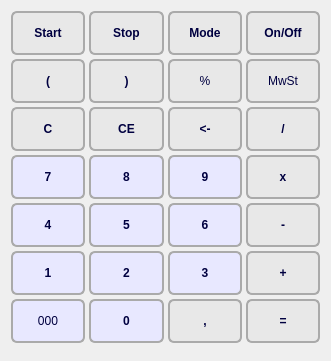
   <widget class="QWidget" name="gridLayoutWidget_2">
    <property name="geometry">
     <rect>
      <x>16</x>
      <y>120</y>
      <width>331</width>
      <height>361</height>
     </rect>
    </property>
    <layout class="QGridLayout" name="gridLayout_2" rowstretch="1,1,1,1,1,1,1" columnstretch="1,1,1,1">
     <property name="sizeConstraint">
      <enum>QLayout::SetDefaultConstraint</enum>
     </property>
     <property name="spacing">
      <number>4</number>
     </property>
     <item row="4" column="3">
      <widget class="QPushButton" name="key_Minus">
       <property name="styleSheet">
        <string notr="true">QPushButton {
	font: 16pt &quot;MS Shell Dlg 2&quot;;
	font-weight: bold;
    color: #000040;
    border: 2px solid #aaaaaa;
    border-radius: 6px;
    background-color: #e8e8e8;
    width: 60px;
	height: 40px;
}
QPushButton:hover {
    border: 3px solid #888888;
}</string>
       </property>
       <property name="text">
        <string>-</string>
       </property>
      </widget>
     </item>
     <item row="6" column="3">
      <widget class="QPushButton" name="key_EQ">
       <property name="styleSheet">
        <string notr="true">QPushButton {
	font: 16pt &quot;MS Shell Dlg 2&quot;;
	font-weight: bold;
    color: #000040;
    border: 2px solid #aaaaaa;
    border-radius: 6px;
    background-color: #e8e8e8;
    width: 60px;
	height: 40px;
}
QPushButton:hover {
    border: 3px solid #888888;
}</string>
       </property>
       <property name="text">
        <string>=</string>
       </property>
      </widget>
     </item>
     <item row="4" column="2">
      <widget class="QPushButton" name="key_6">
       <property name="styleSheet">
        <string notr="true">QPushButton {
	font: 16pt &quot;MS Shell Dlg 2&quot;;
	font-weight: bold;
    color: #000040;
    border: 2px solid #aaaaaa;
    border-radius: 6px;
    background-color: #e8e8ff;
    width: 60px;;
	height: 40px;
}
QPushButton:hover {
    border: 3px solid #888888;
}</string>
       </property>
       <property name="text">
        <string>6</string>
       </property>
      </widget>
     </item>
     <item row="1" column="2">
      <widget class="QPushButton" name="key_Percent">
       <property name="styleSheet">
        <string notr="true">QPushButton {
	font: 16pt &quot;MS Shell Dlg 2&quot;;
    color: #000040;
    border: 2px solid #aaaaaa;
    border-radius: 6px;
    background-color: #e8e8e8;
    width: 60px;
	height: 40px;
}
QPushButton:hover {
    border: 3px solid #888888;
}</string>
       </property>
       <property name="text">
        <string>%</string>
       </property>
      </widget>
     </item>
     <item row="1" column="1">
      <widget class="QPushButton" name="key_ParClose">
       <property name="styleSheet">
        <string notr="true">QPushButton {
	font: 16pt &quot;MS Shell Dlg 2&quot;;
	font-weight: bold;
    color: #000040;
    border: 2px solid #aaaaaa;
    border-radius: 6px;
    background-color: #e8e8e8;
    width: 60px;
	height: 40px;
}
QPushButton:hover {
    border: 3px solid #888888;
}</string>
       </property>
       <property name="text">
        <string>)</string>
       </property>
      </widget>
     </item>
     <item row="1" column="0">
      <widget class="QPushButton" name="key_ParOpen">
       <property name="styleSheet">
        <string notr="true">QPushButton {
	font: 16pt &quot;MS Shell Dlg 2&quot;;
	font-weight: bold;
    color: #000040;
    border: 2px solid #aaaaaa;
    border-radius: 6px;
    background-color: #e8e8e8;
    width: 60px;
	height: 40px;
}
QPushButton:hover {
    border: 3px solid #888888;
}</string>
       </property>
       <property name="text">
        <string>(</string>
       </property>
      </widget>
     </item>
     <item row="5" column="0">
      <widget class="QPushButton" name="key_1">
       <property name="styleSheet">
        <string notr="true">QPushButton {
	font: 16pt &quot;MS Shell Dlg 2&quot;;
	font-weight: bold;
    color: #000040;
    border: 2px solid #aaaaaa;
    border-radius: 6px;
    background-color: #e8e8ff;
    width: 60px;
	height: 40px;
}
QPushButton:hover {
    border: 3px solid #888888;
}</string>
       </property>
       <property name="text">
        <string>1</string>
       </property>
      </widget>
     </item>
     <item row="5" column="1">
      <widget class="QPushButton" name="key_2">
       <property name="styleSheet">
        <string notr="true">QPushButton {
	font: 16pt &quot;MS Shell Dlg 2&quot;;
	font-weight: bold;
    color: #000040;
    border: 2px solid #aaaaaa;
    border-radius: 6px;
    background-color: #e8e8ff;
    width: 60px;
	height: 40px;
}
QPushButton:hover {
    border: 3px solid #888888;
}</string>
       </property>
       <property name="text">
        <string>2</string>
       </property>
       <property name="autoDefault">
        <bool>false</bool>
       </property>
       <property name="default">
        <bool>false</bool>
       </property>
       <property name="flat">
        <bool>false</bool>
       </property>
      </widget>
     </item>
     <item row="5" column="2">
      <widget class="QPushButton" name="key_3">
       <property name="styleSheet">
        <string notr="true">QPushButton {
	font: 16pt &quot;MS Shell Dlg 2&quot;;
	font-weight: bold;
    color: #000040;
    border: 2px solid #aaaaaa;
    border-radius: 6px;
    background-color: #e8e8ff;
    width: 60px;
	height: 40px;
}
QPushButton:hover {
    border: 3px solid #888888;
}</string>
       </property>
       <property name="text">
        <string>3</string>
       </property>
      </widget>
     </item>
     <item row="5" column="3">
      <widget class="QPushButton" name="key_Plus">
       <property name="styleSheet">
        <string notr="true">QPushButton {
	font: 16pt &quot;MS Shell Dlg 2&quot;;
	font-weight: bold;
    color: #000040;
    border: 2px solid #aaaaaa;
    border-radius: 6px;
    background-color: #e8e8e8;
    width: 60px;
	height: 40px;
}
QPushButton:hover {
    border: 3px solid #888888;
}</string>
       </property>
       <property name="text">
        <string>+</string>
       </property>
      </widget>
     </item>
     <item row="6" column="1">
      <widget class="QPushButton" name="key_0">
       <property name="styleSheet">
        <string notr="true">QPushButton {
	font: 16pt &quot;MS Shell Dlg 2&quot;;
	font-weight: bold;
    color: #000040;
    border: 2px solid #aaaaaa;
    border-radius: 6px;
    background-color: #e8e8ff;
    width: 60px;
	height: 40px;
}
QPushButton:hover {
    border: 3px solid #888888;
}</string>
       </property>
       <property name="text">
        <string>0</string>
       </property>
      </widget>
     </item>
     <item row="6" column="0">
      <widget class="QPushButton" name="key_000">
       <property name="styleSheet">
        <string notr="true">QPushButton {
	font: 16pt &quot;MS Shell Dlg 2&quot;;
    color: #000040;
    border: 2px solid #aaaaaa;
    border-radius: 6px;
    background-color: #e8e8ff;
    width: 60px;
	height: 40px;
}
QPushButton:hover {
    border: 3px solid #888888;
}</string>
       </property>
       <property name="text">
        <string>000</string>
       </property>
      </widget>
     </item>
     <item row="6" column="2">
      <widget class="QPushButton" name="key_Comma">
       <property name="styleSheet">
        <string notr="true">QPushButton {
	font: 16pt &quot;MS Shell Dlg 2&quot;;
	font-weight: bold;
    color: #000040;
    border: 2px solid #aaaaaa;
    border-radius: 6px;
    background-color: #e8e8e8;
    width: 60px;
	height: 40px;
}
QPushButton:hover {
    border: 3px solid #888888;
}</string>
       </property>
       <property name="text">
        <string>,</string>
       </property>
      </widget>
     </item>
     <item row="3" column="1">
      <widget class="QPushButton" name="key_8">
       <property name="styleSheet">
        <string notr="true">QPushButton {
	font: 16pt &quot;MS Shell Dlg 2&quot;;
	font-weight: bold;
    color: #000040;
    border: 2px solid #aaaaaa;
    border-radius: 6px;
    background-color: #e8e8ff;
    width: 60px;
	height: 40px;
}
QPushButton:hover {
    border: 3px solid #888888;
}</string>
       </property>
       <property name="text">
        <string>8</string>
       </property>
      </widget>
     </item>
     <item row="1" column="3">
      <widget class="QPushButton" name="key_VAT">
       <property name="styleSheet">
        <string notr="true">QPushButton {
	font: 12pt &quot;MS Shell Dlg 2&quot;;
    color: #000040;
    border: 2px solid #aaaaaa;
    border-radius: 6px;
    background-color: #e8e8e8;
    width: 60px;
	height: 40px;
}
QPushButton:hover {
    border: 3px solid #888888;
}</string>
       </property>
       <property name="text">
        <string>MwSt</string>
       </property>
      </widget>
     </item>
     <item row="2" column="0">
      <widget class="QPushButton" name="key_C">
       <property name="styleSheet">
        <string notr="true">QPushButton {
	font: 16pt &quot;MS Shell Dlg 2&quot;;
	font-weight: bold;
    color: #000040;
    border: 2px solid #aaaaaa;
    border-radius: 6px;
    background-color: #e8e8e8;
    width: 60px;
	height: 40px;
}
QPushButton:hover {
    border: 3px solid #888888;
}</string>
       </property>
       <property name="text">
        <string>C</string>
       </property>
      </widget>
     </item>
     <item row="2" column="1">
      <widget class="QPushButton" name="key_CE">
       <property name="styleSheet">
        <string notr="true">QPushButton {
	font: 16pt &quot;MS Shell Dlg 2&quot;;
	font-weight: bold;
    color: #000040;
    border: 2px solid #aaaaaa;
    border-radius: 6px;
    background-color: #e8e8e8;
    width: 60px;
	height: 40px;
}
QPushButton:hover {
    border: 3px solid #888888;
}</string>
       </property>
       <property name="text">
        <string>CE</string>
       </property>
      </widget>
     </item>
     <item row="3" column="3">
      <widget class="QPushButton" name="key_Mul">
       <property name="styleSheet">
        <string notr="true">QPushButton {
	font: 16pt &quot;MS Shell Dlg 2&quot;;
	font-weight: bold;
    color: #000040;
    border: 2px solid #aaaaaa;
    border-radius: 6px;
    background-color: #e8e8e8;
    width: 60px;
	height: 40px;
}
QPushButton:hover {
    border: 3px solid #888888;
}</string>
       </property>
       <property name="text">
        <string>x</string>
       </property>
      </widget>
     </item>
     <item row="3" column="2">
      <widget class="QPushButton" name="key_9">
       <property name="styleSheet">
        <string notr="true">QPushButton {
	font: 16pt &quot;MS Shell Dlg 2&quot;;
	font-weight: bold;
    color: #000040;
    border: 2px solid #aaaaaa;
    border-radius: 6px;
    background-color: #e8e8ff;
    width: 60px;
	height: 40px;
}
QPushButton:hover {
    border: 3px solid #888888;
}</string>
       </property>
       <property name="text">
        <string>9</string>
       </property>
      </widget>
     </item>
     <item row="4" column="0">
      <widget class="QPushButton" name="key_4">
       <property name="styleSheet">
        <string notr="true">QPushButton {
	font: 16pt &quot;MS Shell Dlg 2&quot;;
	font-weight: bold;
    color: #000040;
    border: 2px solid #aaaaaa;
    border-radius: 6px;
    background-color: #e8e8ff;
    width: 60px;;
	height: 40px;
}
QPushButton:hover {
    border: 3px solid #888888;
}</string>
       </property>
       <property name="text">
        <string>4</string>
       </property>
      </widget>
     </item>
     <item row="2" column="3">
      <widget class="QPushButton" name="key_Div">
       <property name="styleSheet">
        <string notr="true">QPushButton {
	font: 16pt &quot;MS Shell Dlg 2&quot;;
	font-weight: bold;
    color: #000040;
    border: 2px solid #aaaaaa;
    border-radius: 6px;
    background-color: #e8e8e8;
    width: 60px;
	height: 40px;
}
QPushButton:hover {
    border: 3px solid #888888;
}</string>
       </property>
       <property name="text">
        <string>/</string>
       </property>
      </widget>
     </item>
     <item row="2" column="2">
      <widget class="QPushButton" name="key_Backspace">
       <property name="styleSheet">
        <string notr="true">QPushButton {
	font: 16pt &quot;MS Shell Dlg 2&quot;;
	font-weight: bold;
    color: #000040;
    border: 2px solid #aaaaaa;
    border-radius: 6px;
    background-color: #e8e8e8;
    width: 60px;
	height: 40px;
}
QPushButton:hover {
    border: 3px solid #888888;
}</string>
       </property>
       <property name="text">
        <string>&lt;-</string>
       </property>
      </widget>
     </item>
     <item row="3" column="0">
      <widget class="QPushButton" name="key_7">
       <property name="styleSheet">
        <string notr="true">QPushButton {
	font: 16pt &quot;MS Shell Dlg 2&quot;;
	font-weight: bold;
    color: #000040;
    border: 2px solid #aaaaaa;
    border-radius: 6px;
    background-color: #e8e8ff;
    width: 60px;
	height: 40px;
}
QPushButton:hover {
    border: 3px solid #888888;
}</string>
       </property>
       <property name="text">
        <string>7</string>
       </property>
      </widget>
     </item>
     <item row="4" column="1">
      <widget class="QPushButton" name="key_5">
       <property name="styleSheet">
        <string notr="true">QPushButton {
	font: 16pt &quot;MS Shell Dlg 2&quot;;
	font-weight: bold;
    color: #000040;
    border: 2px solid #aaaaaa;
    border-radius: 6px;
    background-color: #e8e8ff;
    width: 60px;
	height: 40px;
}
QPushButton:hover {
    border: 3px solid #888888;
}</string>
       </property>
       <property name="text">
        <string>5</string>
       </property>
      </widget>
     </item>
     <item row="0" column="0">
      <widget class="QPushButton" name="key_Start">
       <property name="styleSheet">
        <string notr="true">QPushButton {
	font: 12pt &quot;MS Shell Dlg 2&quot;;
	font-weight: bold;
    color: #000040;
    border: 2px solid #aaaaaa;
    border-radius: 6px;
    background-color: #e8e8e8;
    width: 60px;
	height: 40px;
}
QPushButton:hover {
    border: 3px solid #888888;
}</string>
       </property>
       <property name="text">
        <string>Start</string>
       </property>
      </widget>
     </item>
     <item row="0" column="2">
      <widget class="QPushButton" name="key_Mode">
       <property name="styleSheet">
        <string notr="true">QPushButton {
	font: 12pt &quot;MS Shell Dlg 2&quot;;
	font-weight: bold;
    color: #000040;
    border: 2px solid #aaaaaa;
    border-radius: 6px;
    background-color: #e8e8e8;
    width: 60px;
	height: 40px;
}
QPushButton:hover {
    border: 3px solid #888888;
}</string>
       </property>
       <property name="text">
        <string>Mode</string>
       </property>
      </widget>
     </item>
     <item row="0" column="1">
      <widget class="QPushButton" name="key_Stop">
       <property name="styleSheet">
        <string notr="true">QPushButton {
	font: 12pt &quot;MS Shell Dlg 2&quot;;
	font-weight: bold;
    color: #000040;
    border: 2px solid #aaaaaa;
    border-radius: 6px;
    background-color: #e8e8e8;
    width: 60px;
	height: 40px;
}
QPushButton:hover {
    border: 3px solid #888888;
}</string>
       </property>
       <property name="text">
        <string>Stop</string>
       </property>
      </widget>
     </item>
     <item row="0" column="3">
      <widget class="QPushButton" name="key_OnOff">
       <property name="styleSheet">
        <string notr="true">QPushButton {
	font: 12pt &quot;MS Shell Dlg 2&quot;;
	font-weight: bold;
    color: #000040;
    border: 2px solid #aaaaaa;
    border-radius: 6px;
    background-color: #e8e8e8;
    width: 60px;
	height: 40px;
}
QPushButton:hover {
    border: 3px solid #888888;
}</string>
       </property>
       <property name="text">
        <string>On/Off</string>
       </property>
      </widget>
     </item>
    </layout>
   </widget>
